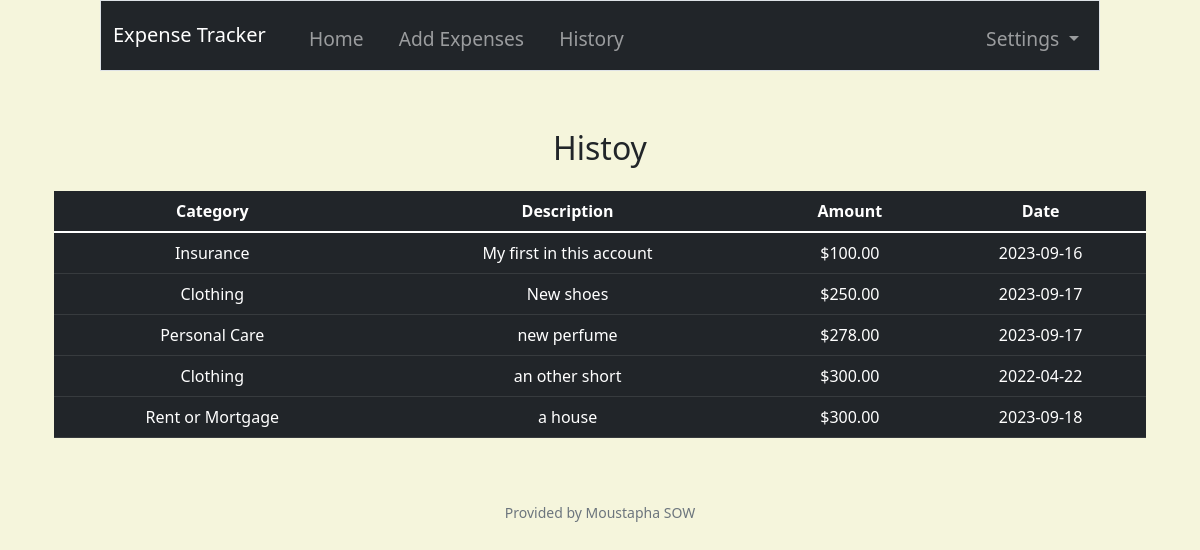
The app's page /history (signed in) with its own data.
### tables this page shows
CREATE TABLE history (
    expense_id INTEGER PRIMARY KEY AUTOINCREMENT,
    user_id INTEGER NOT NULL,
    category TEXT NOT NULL,
    amount REAL,
    expense_date DATE NOT NULL, description TEXT NOT NULL,
    UNIQUE (expense_id),
    FOREIGN KEY (user_id) REFERENCES users(id)
);

### app.py (the view)
@app.route("/history")
def history():
    rows = db.execute("SELECT * FROM history WHERE user_id = ?", session["user_id"])
    user = db.execute("SELECT * FROM users WHERE id = ?", session["user_id"])
    username = user[0]["username"]
    if len(rows) == 0:
        return render_template("new.html", username=username)
    return render_template("history.html", rows=rows)

### app.py (called while the page is built)
@app.after_request
def after_request(response):
    response.headers["Cache-Control"] = "no-cache, no-store, must-revalidate"
    response.headers["Expires"] = 0
    response.headers["Pragma"] = "no-cache"
    return response

### helpers.py (called while the page is built)
def usd(value):
    return f"${value:,.2f}"

### templates/history.html (shortened to what this page needs)
{% extends "layout.html" %}
{% block main %}
    <h2 class="mt-3">Histoy</h2>
    <table class="table table-dark mt-4">
        <thead>
            <tr>
                <th>Category</th>
                <th>Description</th>
                <th>Amount</th>
                <th>Date</th>
            </tr>
        </thead>
        <tbody>
            {% for row in rows %}
                <tr>
                    <td>{{ row.category }}</td>
                    <td>{{ row.description }}</td>
                    <td>{{ row.amount | usd }}</td>
                    <td>{{ row.expense_date }}</td>
                </tr>
            {% endfor %}
        </tbody>
    </table>
{% endblock %}

### templates/layout.html (shortened to what this page needs)
<!DOCTYPE html>
<html lang="en">
    <head>
        <link href="https://cdn.jsdelivr.net/npm/bootstrap@5.1.3/dist/css/bootstrap.min.css" rel="stylesheet">
        <link href="/static/styles.css" rel="stylesheet">
    </head>
    <body>
        <nav class="bg-dark border navbar navbar-expand-md navbar-dark fixed-top">
            <div class="container-fluid">
                <a class="navbar-brand" href="/"><span class="red">Expense Tracker</span></a>
                <div class="collapse navbar-collapse" id="navbar">
                    {% if session["user_id"] %}
                        <ul class="navbar-nav me-auto mt-2">
                            <li class="nav-item"><a class="nav-link" href="/">Home</a></li>
                            <li class="nav-item"><a class="nav-link" href="/add">Add Expenses</a></li>
                            <li class="nav-item"><a class="nav-link" href="/history">History</a></li>
                        </ul>
                        <ul class="navbar-nav ms-auto mt-2">
                            <li class="nav-item dropdown">
                                <a class="nav-link dropdown-toggle" href="#" id="navbarDropdown" role="button" data-bs-toggle="dropdown" aria-expanded="false">
                                    Settings
                                </a>
                            </li>
                        </ul>
                    {% else %}
                        <ul class="navbar-nav ms-auto mt-2">
                            <li class="nav-item"><a class="nav-link" href="/register">Register</a></li>
                            <li class="nav-item"><a class="nav-link" href="/login">Log In</a></li>
                        </ul>
                    {% endif %}
                </div>
            </div>
        </nav>
        <div class="container">
            <main class="container-fluid py-5 text-center">
                {% block main %}{% endblock %}
            </main>
        </div>
        <footer class="mb-5 small text-center text-muted">
            Provided by Moustapha SOW
        </footer>
    </body>
</html>

### static/styles.css (style rules this page uses)
body::before { display: block; content: ''; height: 65px; }
body { background-color:beige; }
nav { max-width: 1000px; margin: auto; }
.nav-item { font-size: larger; color: white; margin-left: 1em; }

### records on screen
history: category "Insurance", description "My first in this account", amount "$100.00", expense_date "2023-09-16"
history: category "Clothing", description "New shoes", amount "$250.00", expense_date "2023-09-17"
history: category "Personal Care", description "new perfume", amount "$278.00", expense_date "2023-09-17"
history: category "Clothing", description "an other short", amount "$300.00", expense_date "2022-04-22"
history: category "Rent or Mortgage", description "a house", amount "$300.00", expense_date "2023-09-18"
